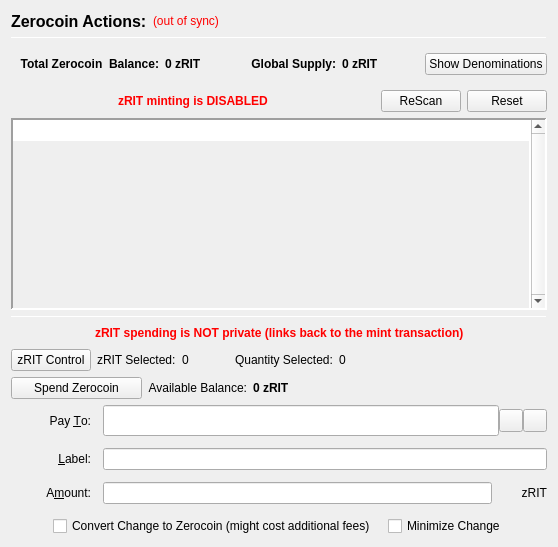
                  <widget class="QFrame" name="verticalFrameLeft">
                   <layout class="QVBoxLayout" name="verticalLayout_2">
                    <item>
                     <layout class="QVBoxLayout" name="verticalLayout_3">
                      <item>
                       <layout class="QHBoxLayout" name="horizontalLayout_3">
                        <item>
                         <widget class="QLabel" name="labelzRITActions">
                          <property name="font">
                           <font>
                            <pointsize>12</pointsize>
                            <weight>75</weight>
                            <bold>true</bold>
                           </font>
                          </property>
                          <property name="text">
                           <string>Zerocoin Actions:</string>
                          </property>
                          <property name="alignment">
                           <set>Qt::AlignLeading|Qt::AlignLeft|Qt::AlignVCenter</set>
                          </property>
                         </widget>
                        </item>
                        <item>
                         <widget class="QLabel" name="labelzRITSyncStatus">
                          <property name="toolTip">
                           <string>The displayed information may be out of date. Your wallet automatically synchronizes with the ReiBit network after a connection is established, but this process has not completed yet.</string>
                          </property>
                          <property name="styleSheet">
                           <string notr="true">QLabel { color: red; }</string>
                          </property>
                          <property name="text">
                           <string notr="true">(out of sync)</string>
                          </property>
                          <property name="alignment">
                           <set>Qt::AlignLeading|Qt::AlignLeft|Qt::AlignVCenter</set>
                          </property>
                         </widget>
                        </item>
                        <item>
                         <spacer name="horizontalSpacer">
                          <property name="orientation">
                           <enum>Qt::Horizontal</enum>
                          </property>
                          <property name="sizeHint" stdset="0">
                           <size>
                            <width>40</width>
                            <height>20</height>
                           </size>
                          </property>
                         </spacer>
                        </item>
                       </layout>
                      </item>
                      <item>
                       <widget class="Line" name="lineUpperLeft">
                        <property name="minimumSize">
                         <size>
                          <width>0</width>
                          <height>1</height>
                         </size>
                        </property>
                        <property name="maximumSize">
                         <size>
                          <width>16777215</width>
                          <height>1</height>
                         </size>
                        </property>
                        <property name="frameShadow">
                         <enum>QFrame::Sunken</enum>
                        </property>
                        <property name="orientation">
                         <enum>Qt::Horizontal</enum>
                        </property>
                       </widget>
                      </item>
                      <item>
                       <widget class="QFrame" name="balanceSupplyFrame">
                        <layout class="QHBoxLayout" name="horizontalLayout_2" stretch="0,0,0,1,0">
                         <property name="rightMargin">
                          <number>0</number>
                         </property>
                         <item>
                          <layout class="QHBoxLayout" name="horizontalLayout_34">
                           <item>
                            <widget class="QLabel" name="labelzAvailableText_3">
                             <property name="font">
                              <font>
                               <weight>75</weight>
                               <bold>true</bold>
                              </font>
                             </property>
                             <property name="toolTip">
                              <string>Total Balance including unconfirmed and immature zRIT</string>
                             </property>
                             <property name="text">
                              <string>Total Zerocoin  Balance:</string>
                             </property>
                             <property name="alignment">
                              <set>Qt::AlignRight|Qt::AlignTrailing|Qt::AlignVCenter</set>
                             </property>
                            </widget>
                           </item>
                           <item>
                            <widget class="QLabel" name="labelzAvailableAmount_4">
                             <property name="minimumSize">
                              <size>
                               <width>40</width>
                               <height>0</height>
                              </size>
                             </property>
                             <property name="font">
                              <font>
                               <weight>75</weight>
                               <bold>true</bold>
                              </font>
                             </property>
                             <property name="toolTip">
                              <string>Total Balance including unconfirmed and immature zRIT</string>
                             </property>
                             <property name="text">
                              <string>0 zRIT</string>
                             </property>
                             <property name="alignment">
                              <set>Qt::AlignLeading|Qt::AlignLeft|Qt::AlignVCenter</set>
                             </property>
                            </widget>
                           </item>
                          </layout>
                         </item>
                         <item>
                          <spacer name="horizontalSpacer_32">
                           <property name="orientation">
                            <enum>Qt::Horizontal</enum>
                           </property>
                           <property name="sizeHint" stdset="0">
                            <size>
                             <width>40</width>
                             <height>20</height>
                            </size>
                           </property>
                          </spacer>
                         </item>
                         <item>
                          <layout class="QHBoxLayout" name="horizontalLayout_35">
                           <item>
                            <widget class="QLabel" name="labelZsupplyText_2">
                             <property name="font">
                              <font>
                               <weight>75</weight>
                               <bold>true</bold>
                              </font>
                             </property>
                             <property name="text">
                              <string>Global Supply:</string>
                             </property>
                             <property name="alignment">
                              <set>Qt::AlignRight|Qt::AlignTrailing|Qt::AlignVCenter</set>
                             </property>
                            </widget>
                           </item>
                           <item>
                            <widget class="QLabel" name="labelZsupplyAmount_2">
                             <property name="font">
                              <font>
                               <weight>75</weight>
                               <bold>true</bold>
                              </font>
                             </property>
                             <property name="text">
                              <string>0 zRIT</string>
                             </property>
                            </widget>
                           </item>
                          </layout>
                         </item>
                         <item>
                          <spacer name="horizontalSpacer_31">
                           <property name="orientation">
                            <enum>Qt::Horizontal</enum>
                           </property>
                           <property name="sizeHint" stdset="0">
                            <size>
                             <width>40</width>
                             <height>20</height>
                            </size>
                           </property>
                          </spacer>
                         </item>
                         <item>
                          <widget class="QPushButton" name="pushButtonShowDenoms">
                           <property name="toolTip">
                            <string>Show zRIT denominations list</string>
                           </property>
                           <property name="text">
                            <string>Show Denominations</string>
                           </property>
                          </widget>
                         </item>
                        </layout>
                       </widget>
                      </item>
                      <item>
                       <layout class="QHBoxLayout" name="horizontalLayout_4">
                        <item>
                         <spacer name="horizontalSpacer_2">
                          <property name="orientation">
                           <enum>Qt::Horizontal</enum>
                          </property>
                          <property name="sizeHint" stdset="0">
                           <size>
                            <width>40</width>
                            <height>20</height>
                           </size>
                          </property>
                         </spacer>
                        </item>
                        <item>
                         <widget class="QLabel" name="label">
                          <property name="styleSheet">
                           <string notr="true">color: red;
font-weight: bold;</string>
                          </property>
                          <property name="text">
                           <string>zRIT minting is DISABLED</string>
                          </property>
                         </widget>
                        </item>
                        <item>
                         <spacer name="horizontalSpacer_3">
                          <property name="orientation">
                           <enum>Qt::Horizontal</enum>
                          </property>
                          <property name="sizeHint" stdset="0">
                           <size>
                            <width>40</width>
                            <height>20</height>
                           </size>
                          </property>
                         </spacer>
                        </item>
                        <item>
                         <widget class="QPushButton" name="pushButtonMintReset">
                          <property name="maximumSize">
                           <size>
                            <width>80</width>
                            <height>16777215</height>
                           </size>
                          </property>
                          <property name="toolTip">
                           <string>Rescan the complete blockchain for  Zerocoin mints and their meta-data.</string>
                          </property>
                          <property name="text">
                           <string>ReScan</string>
                          </property>
                         </widget>
                        </item>
                        <item>
                         <widget class="QPushButton" name="pushButtonSpentReset">
                          <property name="maximumSize">
                           <size>
                            <width>80</width>
                            <height>16777215</height>
                           </size>
                          </property>
                          <property name="toolTip">
                           <string>Reset Zerocoin Wallet DB. Deletes transactions that did not make it into the blockchain.</string>
                          </property>
                          <property name="text">
                           <string>Reset</string>
                          </property>
                         </widget>
                        </item>
                       </layout>
                      </item>
                      <item>
                       <widget class="QPlainTextEdit" name="TEMintStatus">
                        <property name="font">
                         <font>
                          <pointsize>8</pointsize>
                         </font>
                        </property>
                        <property name="toolTip">
                         <string>Status and/or Mesages from the last Mint Action.</string>
                        </property>
                        <property name="frameShape">
                         <enum>QFrame::Panel</enum>
                        </property>
                        <property name="frameShadow">
                         <enum>QFrame::Sunken</enum>
                        </property>
                        <property name="lineWidth">
                         <number>2</number>
                        </property>
                        <property name="midLineWidth">
                         <number>2</number>
                        </property>
                        <property name="verticalScrollBarPolicy">
                         <enum>Qt::ScrollBarAlwaysOn</enum>
                        </property>
                        <property name="horizontalScrollBarPolicy">
                         <enum>Qt::ScrollBarAlwaysOff</enum>
                        </property>
                        <property name="readOnly">
                         <bool>true</bool>
                        </property>
                        <property name="plainText">
                         <string notr="true"/>
                        </property>
                        <property name="backgroundVisible">
                         <bool>true</bool>
                        </property>
                       </widget>
                      </item>
                      <item>
                       <widget class="Line" name="line">
                        <property name="minimumSize">
                         <size>
                          <width>0</width>
                          <height>1</height>
                         </size>
                        </property>
                        <property name="maximumSize">
                         <size>
                          <width>16777215</width>
                          <height>1</height>
                         </size>
                        </property>
                        <property name="orientation">
                         <enum>Qt::Horizontal</enum>
                        </property>
                       </widget>
                      </item>
                      <item>
                       <layout class="QHBoxLayout" name="horizontalLayout_7">
                        <item>
                         <spacer name="horizontalSpacer_18">
                          <property name="orientation">
                           <enum>Qt::Horizontal</enum>
                          </property>
                          <property name="sizeHint" stdset="0">
                           <size>
                            <width>40</width>
                            <height>20</height>
                           </size>
                          </property>
                         </spacer>
                        </item>
                        <item>
                         <widget class="QLabel" name="label_2">
                          <property name="styleSheet">
                           <string notr="true">color: red;
font-weight: bold;</string>
                          </property>
                          <property name="text">
                           <string>zRIT spending is NOT private (links back to the mint transaction)</string>
                          </property>
                         </widget>
                        </item>
                        <item>
                         <spacer name="horizontalSpacer_30">
                          <property name="orientation">
                           <enum>Qt::Horizontal</enum>
                          </property>
                          <property name="sizeHint" stdset="0">
                           <size>
                            <width>40</width>
                            <height>20</height>
                           </size>
                          </property>
                         </spacer>
                        </item>
                       </layout>
                      </item>
                      <item>
                       <layout class="QHBoxLayout" name="horizontalLayout_24">
                        <property name="leftMargin">
                         <number>0</number>
                        </property>
                        <property name="bottomMargin">
                         <number>0</number>
                        </property>
                        <item>
                         <widget class="QPushButton" name="pushButtonZPivControl">
                          <property name="text">
                           <string>zRIT Control</string>
                          </property>
                         </widget>
                        </item>
                        <item>
                         <widget class="QLabel" name="labelzPivSelected">
                          <property name="text">
                           <string>zRIT Selected:</string>
                          </property>
                         </widget>
                        </item>
                        <item>
                         <widget class="QLabel" name="labelzPivSelected_int">
                          <property name="text">
                           <string>0</string>
                          </property>
                         </widget>
                        </item>
                        <item>
                         <spacer name="horizontalSpacer_17">
                          <property name="orientation">
                           <enum>Qt::Horizontal</enum>
                          </property>
                          <property name="sizeType">
                           <enum>QSizePolicy::Fixed</enum>
                          </property>
                          <property name="sizeHint" stdset="0">
                           <size>
                            <width>40</width>
                            <height>20</height>
                           </size>
                          </property>
                         </spacer>
                        </item>
                        <item>
                         <widget class="QLabel" name="labelQuantitySelected">
                          <property name="text">
                           <string>Quantity Selected:</string>
                          </property>
                         </widget>
                        </item>
                        <item>
                         <widget class="QLabel" name="labelQuantitySelected_int">
                          <property name="text">
                           <string>0</string>
                          </property>
                         </widget>
                        </item>
                        <item>
                         <spacer name="horizontalSpacer_19">
                          <property name="orientation">
                           <enum>Qt::Horizontal</enum>
                          </property>
                          <property name="sizeHint" stdset="0">
                           <size>
                            <width>40</width>
                            <height>20</height>
                           </size>
                          </property>
                         </spacer>
                        </item>
                       </layout>
                      </item>
                      <item>
                       <layout class="QHBoxLayout" name="horizontalLayout_6">
                        <item>
                         <widget class="QPushButton" name="pushButtonSpendzRIT">
                          <property name="minimumSize">
                           <size>
                            <width>131</width>
                            <height>0</height>
                           </size>
                          </property>
                          <property name="toolTip">
                           <string>Spend Zerocoin. Without 'Pay To:' address creates payments to yourself.</string>
                          </property>
                          <property name="text">
                           <string>Spend Zerocoin</string>
                          </property>
                         </widget>
                        </item>
                        <item>
                         <widget class="QLabel" name="labelzRITBalanceText">
                          <property name="toolTip">
                           <string>Available (mature and spendable) zRIT for spending</string>
                          </property>
                          <property name="text">
                           <string>Available Balance:</string>
                          </property>
                          <property name="alignment">
                           <set>Qt::AlignRight|Qt::AlignTrailing|Qt::AlignVCenter</set>
                          </property>
                         </widget>
                        </item>
                        <item>
                         <widget class="QLabel" name="labelzAvailableAmount_2">
                          <property name="font">
                           <font>
                            <weight>75</weight>
                            <bold>true</bold>
                           </font>
                          </property>
                          <property name="toolTip">
                           <string>Available (mature and spendable) zRIT for spending

zRIT are mature when they have more than 20 confirmations AND more than 2 mints of the same denomination after them were minted</string>
                          </property>
                          <property name="text">
                           <string>0 zRIT</string>
                          </property>
                          <property name="alignment">
                           <set>Qt::AlignLeading|Qt::AlignLeft|Qt::AlignVCenter</set>
                          </property>
                         </widget>
                        </item>
                        <item>
                         <spacer name="horizontalSpacer_4">
                          <property name="orientation">
                           <enum>Qt::Horizontal</enum>
                          </property>
                          <property name="sizeHint" stdset="0">
                           <size>
                            <width>40</width>
                            <height>20</height>
                           </size>
                          </property>
                         </spacer>
                        </item>
                       </layout>
                      </item>
                      <item>
                       <layout class="QGridLayout" name="gridLayout_7">
                        <property name="spacing">
                         <number>12</number>
                        </property>
                        <item row="0" column="0">
                         <widget class="QLabel" name="payToLabel">
                          <property name="minimumSize">
                           <size>
                            <width>80</width>
                            <height>0</height>
                           </size>
                          </property>
                          <property name="text">
                           <string>Pay &amp;To:</string>
                          </property>
                          <property name="alignment">
                           <set>Qt::AlignRight|Qt::AlignTrailing|Qt::AlignVCenter</set>
                          </property>
                          <property name="buddy">
                           <cstring>payTo</cstring>
                          </property>
                         </widget>
                        </item>
                        <item row="0" column="1">
                         <layout class="QHBoxLayout" name="payToLayout">
                          <property name="spacing">
                           <number>0</number>
                          </property>
                          <item>
                           <widget class="QValidatedLineEdit" name="payTo">
                            <property name="enabled">
                             <bool>true</bool>
                            </property>
                            <property name="minimumSize">
                             <size>
                              <width>0</width>
                              <height>31</height>
                             </size>
                            </property>
                            <property name="toolTip">
                             <string>The ReiBit address to send the payment to. Creates local payment to yourself when empty.</string>
                            </property>
                           </widget>
                          </item>
                          <item>
                           <widget class="QToolButton" name="addressBookButton">
                            <property name="toolTip">
                             <string>Choose previously used address</string>
                            </property>
                            <property name="text">
                             <string/>
                            </property>
                            <property name="icon">
                             <iconset resource="../reibit.qrc">
                              <normaloff>:/icons/address-book</normaloff>:/icons/address-book</iconset>
                            </property>
                            <property name="shortcut">
                             <string>Alt+A</string>
                            </property>
                           </widget>
                          </item>
                          <item>
                           <widget class="QToolButton" name="pasteButton">
                            <property name="toolTip">
                             <string>Paste address from clipboard</string>
                            </property>
                            <property name="text">
                             <string/>
                            </property>
                            <property name="icon">
                             <iconset resource="../reibit.qrc">
                              <normaloff>:/icons/editpaste</normaloff>:/icons/editpaste</iconset>
                            </property>
                            <property name="shortcut">
                             <string>Alt+P</string>
                            </property>
                           </widget>
                          </item>
                         </layout>
                        </item>
                        <item row="1" column="0">
                         <widget class="QLabel" name="labelLabel">
                          <property name="minimumSize">
                           <size>
                            <width>80</width>
                            <height>0</height>
                           </size>
                          </property>
                          <property name="text">
                           <string>&amp;Label:</string>
                          </property>
                          <property name="alignment">
                           <set>Qt::AlignRight|Qt::AlignTrailing|Qt::AlignVCenter</set>
                          </property>
                          <property name="buddy">
                           <cstring>addAsLabel</cstring>
                          </property>
                         </widget>
                        </item>
                        <item row="1" column="1">
                         <widget class="QLineEdit" name="addAsLabel">
                          <property name="toolTip">
                           <string>Enter a label for this address to add it to the list of used addresses</string>
                          </property>
                         </widget>
                        </item>
                        <item row="2" column="0">
                         <widget class="QLabel" name="amountLabel">
                          <property name="minimumSize">
                           <size>
                            <width>80</width>
                            <height>0</height>
                           </size>
                          </property>
                          <property name="text">
                           <string>A&amp;mount:</string>
                          </property>
                          <property name="alignment">
                           <set>Qt::AlignRight|Qt::AlignTrailing|Qt::AlignVCenter</set>
                          </property>
                          <property name="buddy">
                           <cstring>zRITpayAmount</cstring>
                          </property>
                         </widget>
                        </item>
                        <item row="2" column="1">
                         <layout class="QHBoxLayout" name="horizontalLayout_9">
                          <property name="spacing">
                           <number>0</number>
                          </property>
                          <item>
                           <widget class="QLineEdit" name="zRITpayAmount"/>
                          </item>
                          <item>
                           <widget class="QLabel" name="labelzRIT">
                            <property name="minimumSize">
                             <size>
                              <width>55</width>
                              <height>0</height>
                             </size>
                            </property>
                            <property name="text">
                             <string>zRIT</string>
                            </property>
                            <property name="alignment">
                             <set>Qt::AlignRight|Qt::AlignTrailing|Qt::AlignVCenter</set>
                            </property>
                           </widget>
                          </item>
                         </layout>
                        </item>
                        <item row="3" column="0" colspan="2">
                         <layout class="QHBoxLayout" name="horizontalLayout_10">
                          <item>
                           <spacer name="horizontalSpacer_5">
                            <property name="orientation">
                             <enum>Qt::Horizontal</enum>
                            </property>
                            <property name="sizeHint" stdset="0">
                             <size>
                              <width>40</width>
                              <height>20</height>
                             </size>
                            </property>
                           </spacer>
                          </item>
                          <item>
                           <widget class="QCheckBox" name="checkBoxMintChange">
                            <property name="sizePolicy">
                             <sizepolicy hsizetype="MinimumExpanding" vsizetype="Fixed">
                              <horstretch>0</horstretch>
                              <verstretch>0</verstretch>
                             </sizepolicy>
                            </property>
                            <property name="layoutDirection">
                             <enum>Qt::LeftToRight</enum>
                            </property>
                            <property name="text">
                             <string>Convert Change to Zerocoin (might cost additional fees)</string>
                            </property>
                           </widget>
                          </item>
                          <item>
                           <widget class="QCheckBox" name="checkBoxMinimizeChange">
                            <property name="toolTip">
                             <string>If checked, the wallet tries to minimize the returning change instead of minimizing the number of spent denominations.</string>
                            </property>
                            <property name="text">
                             <string>Minimize Change</string>
                            </property>
                           </widget>
                          </item>
                          <item>
                           <spacer name="horizontalSpacer_6">
                            <property name="orientation">
                             <enum>Qt::Horizontal</enum>
                            </property>
                            <property name="sizeHint" stdset="0">
                             <size>
                              <width>40</width>
                              <height>20</height>
                             </size>
                            </property>
                           </spacer>
                          </item>
                         </layout>
                        </item>
                       </layout>
                      </item>
                     </layout>
                    </item>
                   </layout>
                  </widget>
